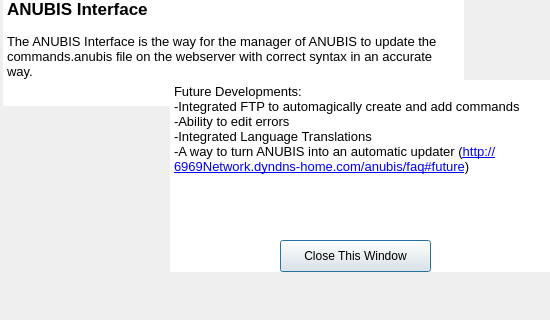
<?xml version="1.0" encoding="UTF-8"?>
<ui version="4.0">
 <class>aboutANUBISInterface</class>
 <widget class="QDialog" name="aboutANUBISInterface">
  <property name="geometry">
   <rect>
    <x>0</x>
    <y>0</y>
    <width>550</width>
    <height>320</height>
   </rect>
  </property>
  <property name="minimumSize">
   <size>
    <width>550</width>
    <height>320</height>
   </size>
  </property>
  <property name="maximumSize">
   <size>
    <width>550</width>
    <height>320</height>
   </size>
  </property>
  <property name="windowTitle">
   <string>About the ANUBIS Interface</string>
  </property>
  <property name="styleSheet">
   <string notr="true">.QTextBrowser {
border:none;
background-image: url(:/img/alpha.png);
}</string>
  </property>
  <widget class="QTextBrowser" name="aboutSentence">
   <property name="geometry">
    <rect>
     <x>3</x>
     <y>-5</y>
     <width>461</width>
     <height>111</height>
    </rect>
   </property>
   <property name="html">
    <string>&lt;!DOCTYPE HTML PUBLIC &quot;-//W3C//DTD HTML 4.0//EN&quot; &quot;http://www.w3.org/TR/REC-html40/strict.dtd&quot;&gt;
&lt;html&gt;&lt;head&gt;&lt;meta name=&quot;qrichtext&quot; content=&quot;1&quot; /&gt;&lt;style type=&quot;text/css&quot;&gt;
p, li { white-space: pre-wrap; }
&lt;/style&gt;&lt;/head&gt;&lt;body style=&quot; font-family:'MS Shell Dlg 2'; font-size:8.25pt; font-weight:400; font-style:normal;&quot;&gt;
&lt;p style=&quot; margin-top:0px; margin-bottom:0px; margin-left:0px; margin-right:0px; -qt-block-indent:0; text-indent:0px;&quot;&gt;&lt;span style=&quot; font-family:'Lucida Grande'; font-size:13pt; font-weight:600;&quot;&gt;ANUBIS Interface&lt;/span&gt;&lt;/p&gt;
&lt;p style=&quot;-qt-paragraph-type:empty; margin-top:0px; margin-bottom:0px; margin-left:0px; margin-right:0px; -qt-block-indent:0; text-indent:0px; font-family:'Lucida Grande'; font-size:10pt;&quot;&gt;&lt;/p&gt;
&lt;p style=&quot; margin-top:0px; margin-bottom:0px; margin-left:0px; margin-right:0px; -qt-block-indent:0; text-indent:0px;&quot;&gt;&lt;span style=&quot; font-family:'Lucida Grande'; font-size:10pt;&quot;&gt;The ANUBIS Interface is the way for the manager of ANUBIS to update the commands.anubis file on the webserver with correct syntax in an accurate way.&lt;/span&gt;&lt;/p&gt;&lt;/body&gt;&lt;/html&gt;</string>
   </property>
  </widget>
  <widget class="QFrame" name="logo">
   <property name="geometry">
    <rect>
     <x>-20</x>
     <y>90</y>
     <width>241</width>
     <height>251</height>
    </rect>
   </property>
   <property name="styleSheet">
    <string notr="true">image: url(:/img/anubis.png);
border:none;
position: absolute;
color: gray;</string>
   </property>
   <property name="frameShape">
    <enum>QFrame::StyledPanel</enum>
   </property>
   <property name="frameShadow">
    <enum>QFrame::Raised</enum>
   </property>
  </widget>
  <widget class="QTextBrowser" name="futureDevelopments">
   <property name="geometry">
    <rect>
     <x>170</x>
     <y>80</y>
     <width>411</width>
     <height>192</height>
    </rect>
   </property>
   <property name="toolTip">
    <string>About the ANUBIS Interface</string>
   </property>
   <property name="whatsThis">
    <string>About the ANUBIS Interface</string>
   </property>
   <property name="html">
    <string>&lt;!DOCTYPE HTML PUBLIC &quot;-//W3C//DTD HTML 4.0//EN&quot; &quot;http://www.w3.org/TR/REC-html40/strict.dtd&quot;&gt;
&lt;html&gt;&lt;head&gt;&lt;meta name=&quot;qrichtext&quot; content=&quot;1&quot; /&gt;&lt;style type=&quot;text/css&quot;&gt;
p, li { white-space: pre-wrap; }
&lt;/style&gt;&lt;/head&gt;&lt;body style=&quot; font-family:'MS Shell Dlg 2'; font-size:8.25pt; font-weight:400; font-style:normal;&quot;&gt;
&lt;p style=&quot; margin-top:0px; margin-bottom:0px; margin-left:0px; margin-right:0px; -qt-block-indent:0; text-indent:0px;&quot;&gt;&lt;span style=&quot; font-family:'Lucida Grande'; font-size:10pt;&quot;&gt;Future Developments:&lt;/span&gt;&lt;/p&gt;
&lt;p style=&quot; margin-top:0px; margin-bottom:0px; margin-left:0px; margin-right:0px; -qt-block-indent:0; text-indent:0px;&quot;&gt;&lt;span style=&quot; font-family:'Lucida Grande'; font-size:10pt;&quot;&gt;-Integrated FTP to automagically create and add commands&lt;/span&gt;&lt;/p&gt;
&lt;p style=&quot; margin-top:0px; margin-bottom:0px; margin-left:0px; margin-right:0px; -qt-block-indent:0; text-indent:0px;&quot;&gt;&lt;span style=&quot; font-family:'Lucida Grande'; font-size:10pt;&quot;&gt;-Ability to edit errors&lt;/span&gt;&lt;/p&gt;
&lt;p style=&quot; margin-top:0px; margin-bottom:0px; margin-left:0px; margin-right:0px; -qt-block-indent:0; text-indent:0px;&quot;&gt;&lt;span style=&quot; font-family:'Lucida Grande'; font-size:10pt;&quot;&gt;-Integrated Language Translations&lt;/span&gt;&lt;/p&gt;
&lt;p style=&quot; margin-top:0px; margin-bottom:0px; margin-left:0px; margin-right:0px; -qt-block-indent:0; text-indent:0px;&quot;&gt;&lt;span style=&quot; font-family:'Lucida Grande'; font-size:10pt;&quot;&gt;-A way to turn ANUBIS into an automatic updater (&lt;/span&gt;&lt;a href=&quot;http://6969Network.dyndns-home.com/anubis/faq#future&quot;&gt;&lt;span style=&quot; font-family:'Lucida Grande'; font-size:10pt; text-decoration: underline; color:#0000ff;&quot;&gt;http://6969Network.dyndns-home.com/anubis/faq#future&lt;/span&gt;&lt;/a&gt;&lt;span style=&quot; font-family:'Lucida Grande'; font-size:10pt;&quot;&gt;)&lt;/span&gt;&lt;/p&gt;
&lt;p style=&quot;-qt-paragraph-type:empty; margin-top:0px; margin-bottom:0px; margin-left:0px; margin-right:0px; -qt-block-indent:0; text-indent:0px; font-family:'Lucida Grande'; font-size:10pt;&quot;&gt;&lt;/p&gt;&lt;/body&gt;&lt;/html&gt;</string>
   </property>
  </widget>
  <widget class="QPushButton" name="okayButton">
   <property name="geometry">
    <rect>
     <x>280</x>
     <y>240</y>
     <width>151</width>
     <height>32</height>
    </rect>
   </property>
   <property name="text">
    <string>Close This Window</string>
   </property>
  </widget>
 </widget>
 <resources/>
 <connections/>
</ui>
